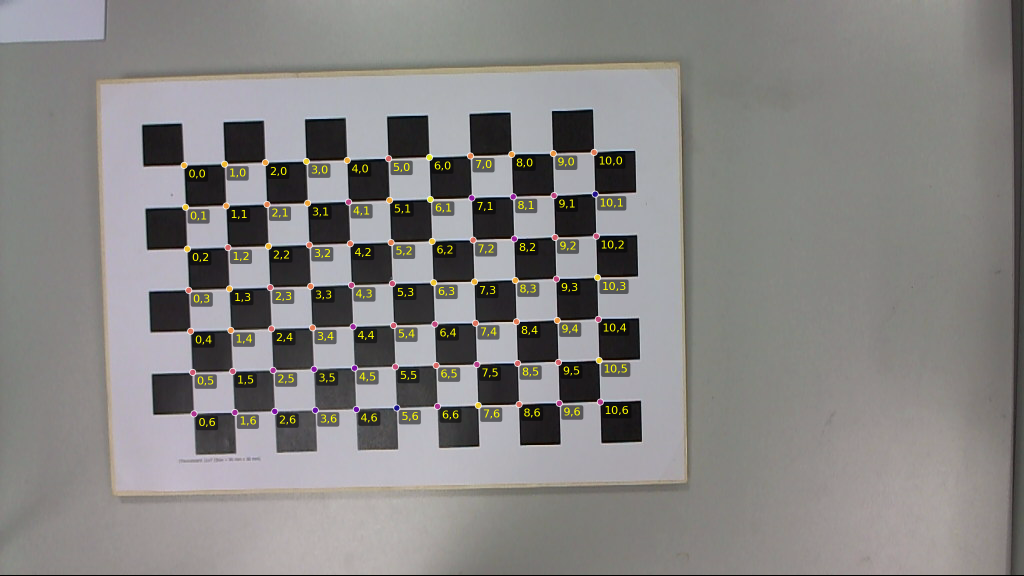
#> input picture book/img/chessboard_detection_mid_overlay.png, 2048 x 1152 px, found by its file name (shown at 1/2 size)
$ python compose_target_gallery.py
#> lines starting #> are read from the running program, lines starting #| are printed output that depends on the picture
#!/usr/bin/env python3
"""Compose the repo README hero image from existing detection overlays.

Builds a 2x2 gallery of the four supported target types using the overlay
PNGs in ``book/src/img/``. Writes the result to ``docs/img/target_gallery.png``.
Re-run this script when any source overlay changes.
"""
from __future__ import annotations

from pathlib import Path

from PIL import Image, ImageDraw, ImageFont

REPO_ROOT = Path(__file__).resolve().parent.parent
SRC_DIR = REPO_ROOT / "book" / "src" / "img"
OUT_DIR = REPO_ROOT / "docs" / "img"
OUT_PATH = OUT_DIR / "target_gallery.png"

TILES: list[tuple[str, str]] = [
    ("Chessboard",  "chessboard_detection_mid_overlay.png"),
    ("ChArUco",     "charuco_detect_report_small2_overlay.png"),
    ("PuzzleBoard", "puzzleboard_detect_overlay.png"),
    ("Marker board", "marker_detect_report_crop_overlay.png"),
]

TILE_W, TILE_H = 900, 520          # photo area per tile
LABEL_H      = 56                  # caption band below photo
PADDING      = 16                  # gap between tiles and around border
BG           = (18, 18, 20)        # near-black background
BAND         = (32, 32, 38)        # caption band
FG           = (240, 240, 244)     # caption text


def _font(size: int) -> ImageFont.FreeTypeFont | ImageFont.ImageFont:
    for candidate in [
        "/System/Library/Fonts/SFNS.ttf",
        "/System/Library/Fonts/Helvetica.ttc",
        "/Library/Fonts/Arial.ttf",
        "/usr/share/fonts/truetype/dejavu/DejaVuSans-Bold.ttf",
    ]:
        if Path(candidate).exists():
            try:
                return ImageFont.truetype(candidate, size=size)
            except OSError:
                pass
    return ImageFont.load_default()


def _fit(image: Image.Image, w: int, h: int) -> Image.Image:
    """Resize `image` to fit inside `w x h`, keep aspect, center on BG."""
#> called with w = 900, h = 520
    image = image.convert("RGB")
    ratio = min(w / image.width, h / image.height)
#> ratio = 0.439
    new_w = max(1, int(round(image.width * ratio)))
#> new_w = 900
    new_h = max(1, int(round(image.height * ratio)))
#> new_h = 506
    resized = image.resize((new_w, new_h), Image.LANCZOS)
    canvas = Image.new("RGB", (w, h), BG)
    canvas.paste(resized, ((w - new_w) // 2, (h - new_h) // 2))
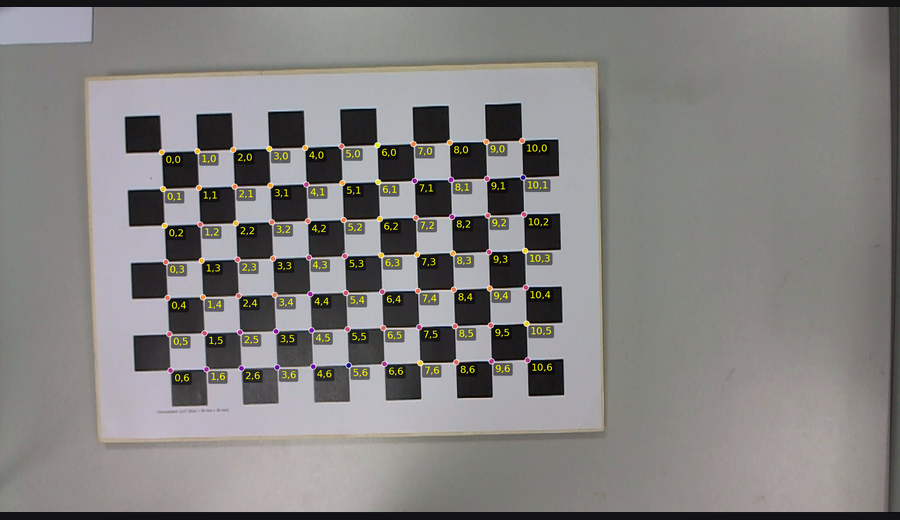
#> canvas: PIL image 900x520 RGB; mean R, G, B 130.9, 129, 127.6
    return canvas


def _make_tile(label: str, src: Path) -> Image.Image:
    photo = _fit(Image.open(src), TILE_W, TILE_H)
    tile = Image.new("RGB", (TILE_W, TILE_H + LABEL_H), BAND)
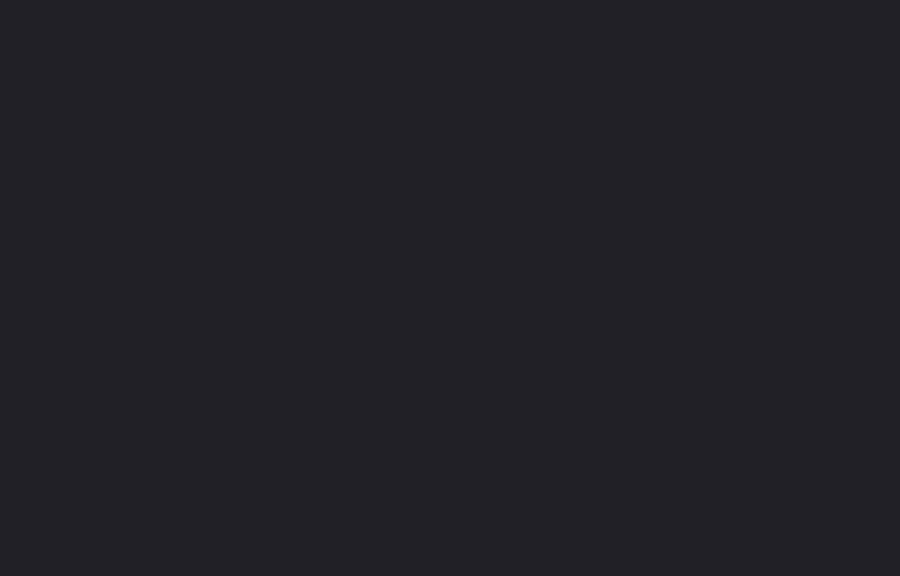
#> tile: PIL image 900x576 RGB; mean R, G, B 32, 32, 38
    tile.paste(photo, (0, 0))
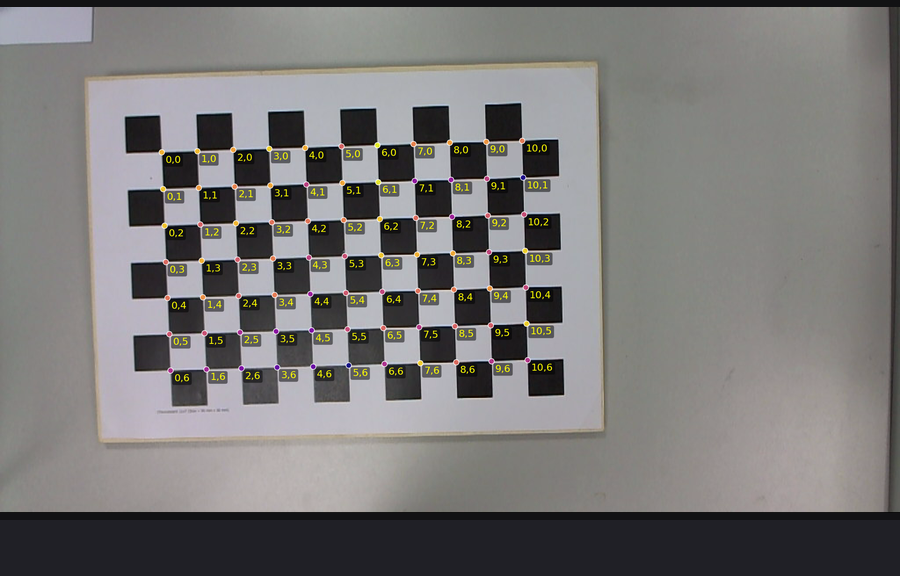
#> tile: PIL image 900x576 RGB; mean R, G, B 121.2, 119.5, 118.9
    draw = ImageDraw.Draw(tile)
    font = _font(28)
    bbox = draw.textbbox((0, 0), label, font=font)
#> bbox = (0, 5, 185, 26)
    tx = (TILE_W - (bbox[2] - bbox[0])) // 2
#> tx = 357
    ty = TILE_H + (LABEL_H - (bbox[3] - bbox[1])) // 2 - 2
#> ty = 535
    draw.text((tx, ty), label, fill=FG, font=font)
    return tile


def main() -> None:
    OUT_DIR.mkdir(parents=True, exist_ok=True)
    tiles = [_make_tile(label, SRC_DIR / fname) for label, fname in TILES]
#> call 2 of _make_tile, with label = 'ChArUco'
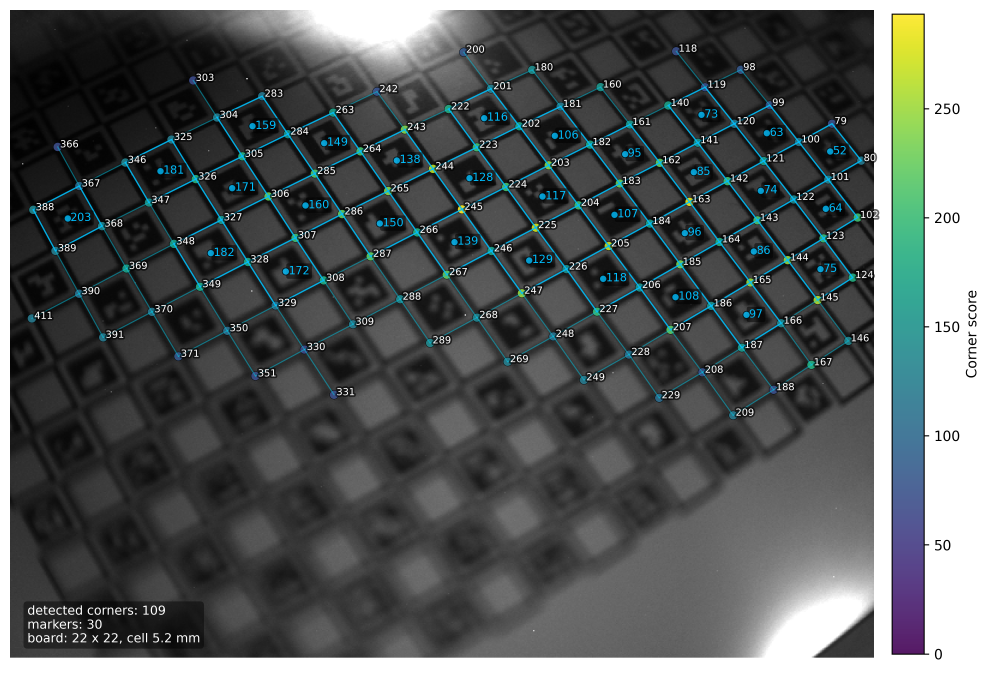
#> input picture book/img/charuco_detect_report_small2_overlay.png, 2969 x 2017 px, found by its file name (shown at 1/3 size)
#> call 2 of _fit, with w = 900, h = 520
#> in _fit (call 2), `resized = image.resize((new_w, new_h), Image.LANCZOS)`:
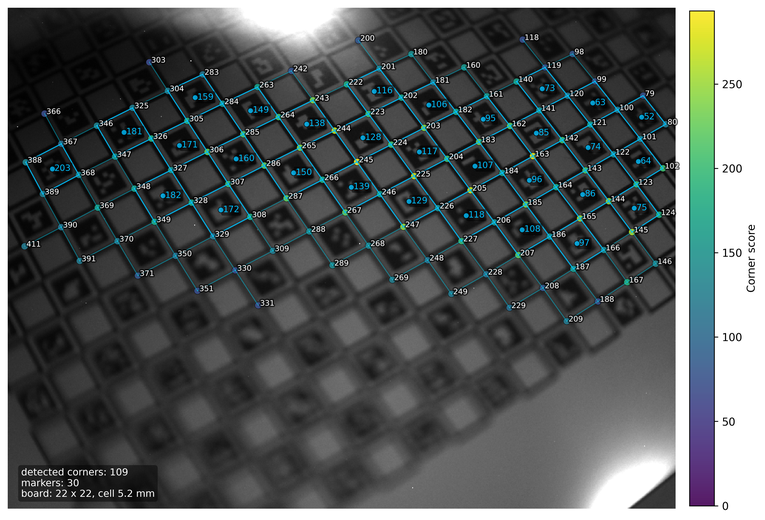
#> resized: PIL image 765x520 RGB; mean R, G, B 84.1, 88.9, 88.9
#> in _fit (call 2), `canvas.paste(resized, ((w - new_w) // 2, (h - new_h) // 2))`:
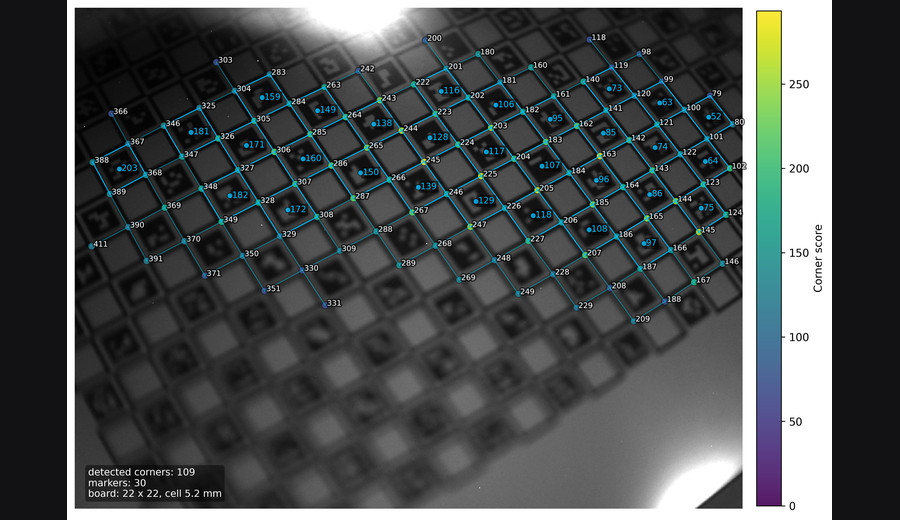
#> canvas: PIL image 900x520 RGB; mean R, G, B 74.2, 78.2, 78.5
#> in _make_tile (call 2), `tile.paste(photo, (0, 0))`:
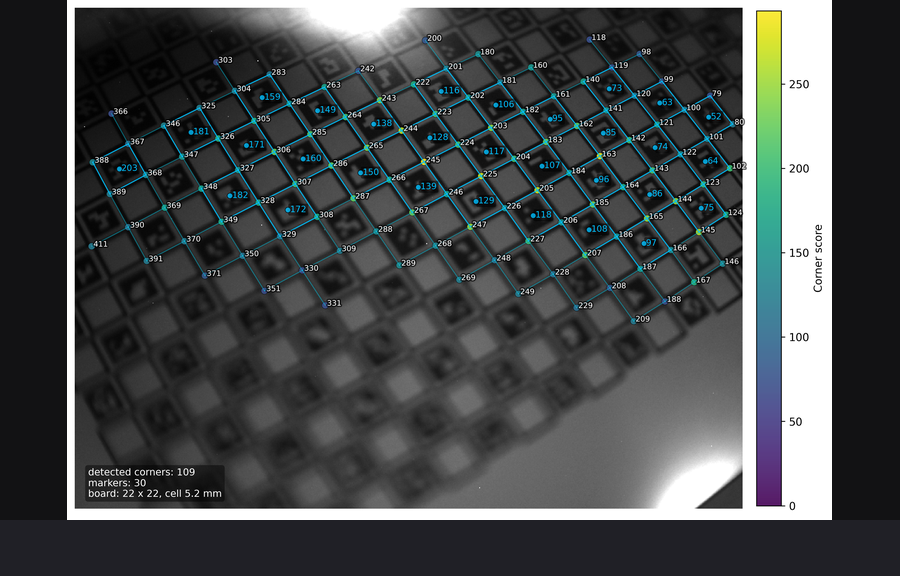
#> tile: PIL image 900x576 RGB; mean R, G, B 70.1, 73.7, 74.6
#> in _make_tile (call 2), `bbox = draw.textbbox((0, 0), label, font=font)`: bbox = (0, 5, 135, 26)
#> in _make_tile (call 2), `tx = (TILE_W - (bbox[2] - bbox[0])) // 2`: tx = 382

    cols, rows = 2, 2
    cell_w = TILE_W
    cell_h = TILE_H + LABEL_H
    total_w = cols * cell_w + (cols + 1) * PADDING
    total_h = rows * cell_h + (rows + 1) * PADDING

    gallery = Image.new("RGB", (total_w, total_h), BG)
    for i, tile in enumerate(tiles):
        r, c = divmod(i, cols)
        x = PADDING + c * (cell_w + PADDING)
        y = PADDING + r * (cell_h + PADDING)
        gallery.paste(tile, (x, y))

    gallery.save(OUT_PATH, optimize=True)
    print(f"wrote {OUT_PATH.relative_to(REPO_ROOT)} ({gallery.size[0]}x{gallery.size[1]})")


if __name__ == "__main__":
#> (the run stopped early here; a loop or call above may not have finished)
